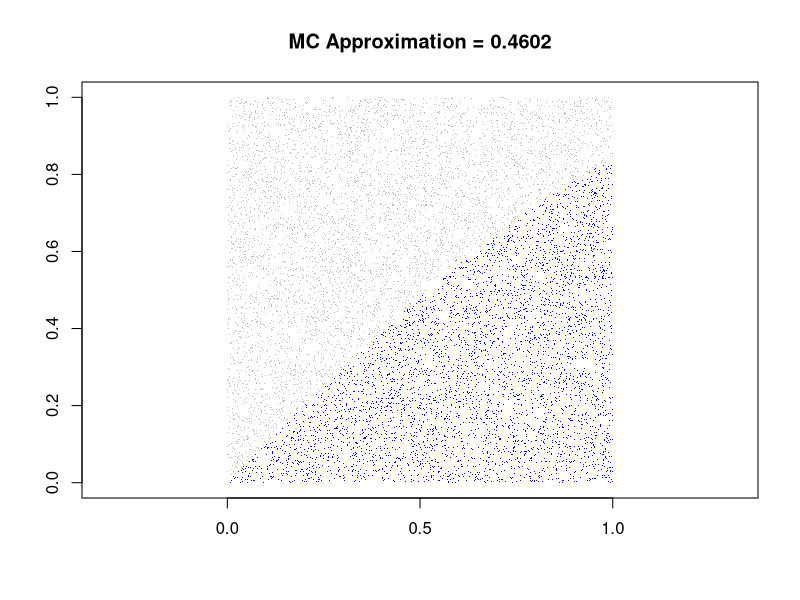
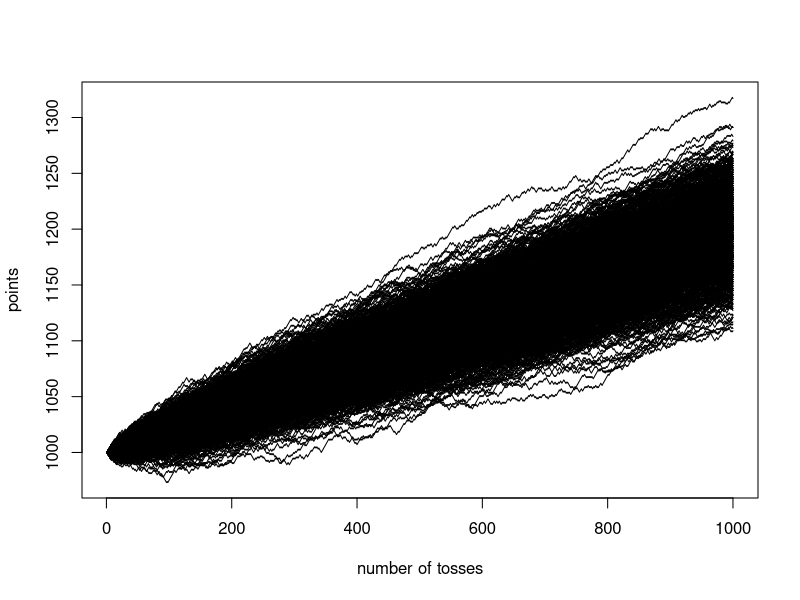
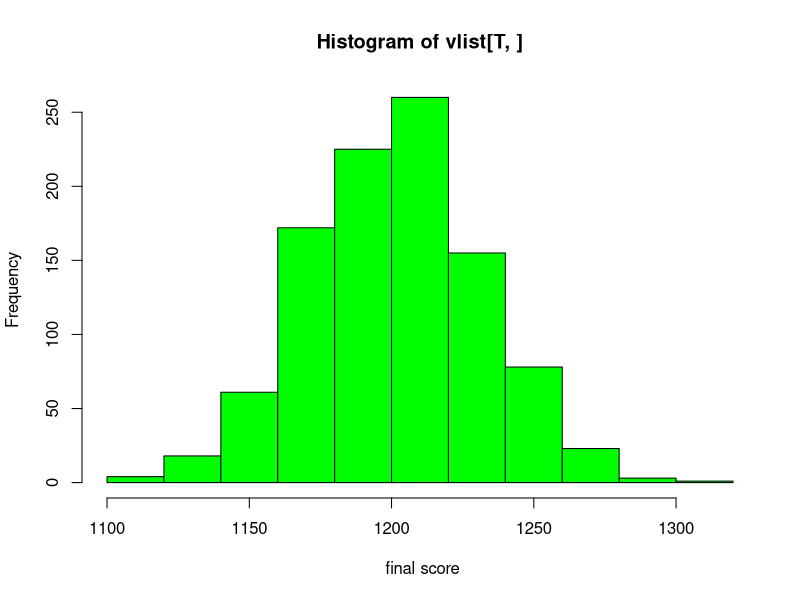

Here is the R script that generated these plots, in order:
#task 1
## Estimate the integration of sin(x) from 0 to 1

runs = 10000
xs = runif(runs,min=0.0,max=1.0)
##example
print(runif(10))
print(rnorm(10))
##end
ys = runif(runs,min=0.0,max=1.0)

below.curve = ys <= sin(xs)
##example
x=1
x==2
x!=2
x<3
print(below.curve)
##end

mc.integration = sum(below.curve)/runs

plot(xs,ys,pch='.',col=ifelse(below.curve,"blue","grey")
     ,xlab='',ylab='',asp=1,
     main=paste("MC Approximation =",mc.integration))















#task 2
#Let's play a game. Your initial points are 1000. 
#In each round, tossing a coin, and if it is head, you gain one point. 
#If it is tail, you lose one point.
#After 1000 rounds, what is your total score 




toss_t_times=function(t){
  path=c(1000)
  current=1000
  while (length(path)<t){
    current=current+ifelse(runif(1)<0.6,1,-1)
    path=c(path,current)
  }
  path
}
##example
toss_t_times(10)
##end
N=1000
T=1000

vlist = replicate(N, toss_t_times(T))

plot(c(1, T), c(min(vlist), max(vlist)), xlab="number of tosses",ylab="points",type = "n")

for (i in 1:N) {
  lines(1:T, vlist[,i])
}


hist(vlist[T,], xlab = " final score",
     col = "green", border = "black")